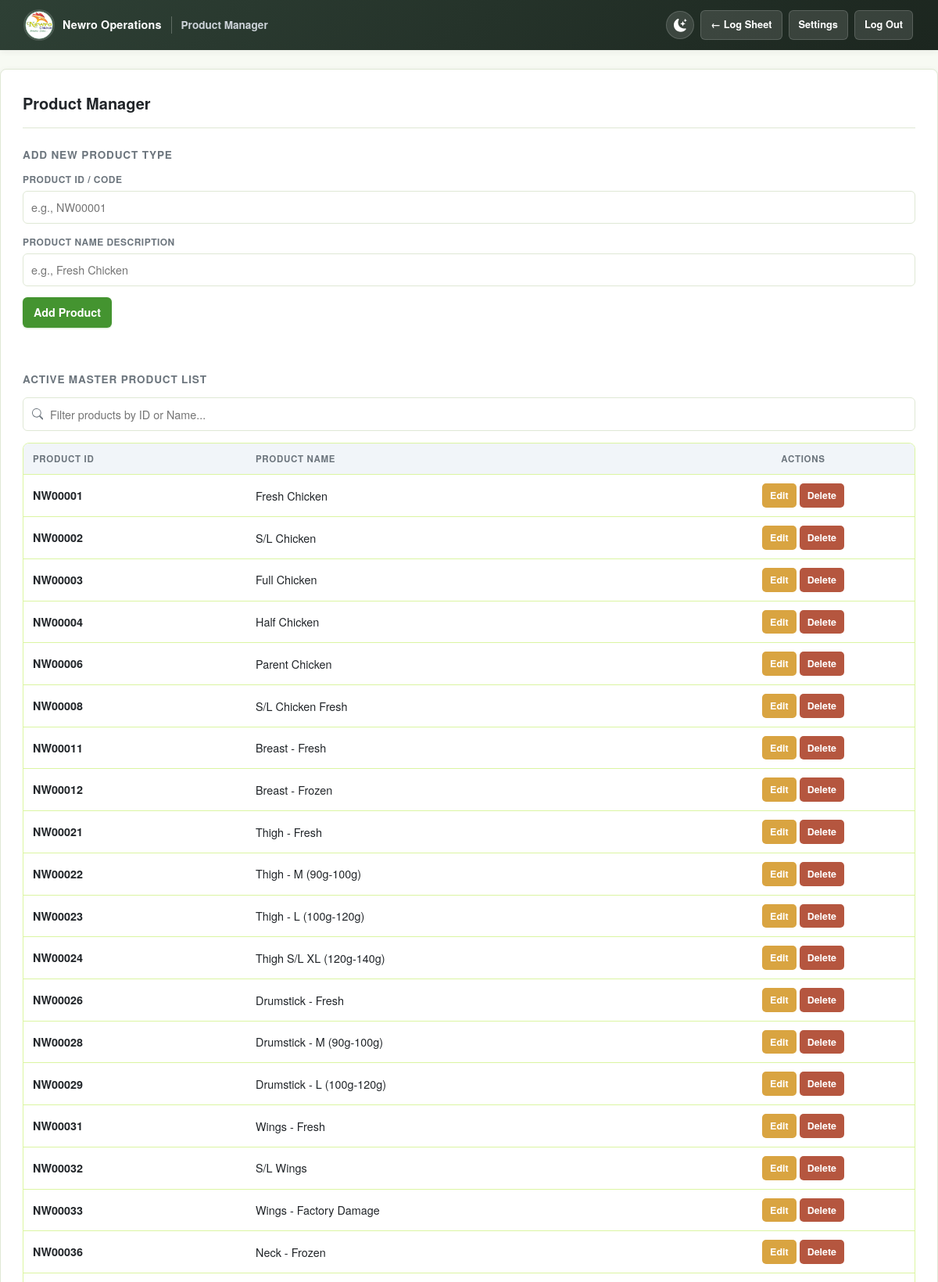
Page /products (signed in, upper part) on the committed database.
### app.py (models this page shows)
class Product(db.Model):
    id = db.Column(db.Integer, primary_key=True)
    code = db.Column(db.String(20), unique=True, nullable=False)
    name = db.Column(db.String(100), nullable=False)

### app.py (the view, shortened to what this page needs)
@app.route('/products', methods=['GET', 'POST'])
def products_manager():
    selected_date_str = request.args.get('date') or datetime.now(timezone.utc).strftime('%Y-%m-%d')
    all_products = Product.query.order_by(Product.code).all()
    return render_template('products.html', products=all_products, current_date=selected_date_str)

### app.py (called while the page is built)
@app.before_request
def require_login():
    if request.endpoint in PUBLIC_ENDPOINTS or request.endpoint is None:
        return
    if not session.get('authenticated'):
        if request.path.startswith('/api/'):
            return jsonify({'status': 'error', 'message': 'Session expired. Please log in again.'}), 401
        next_target = request.full_path if request.query_string else request.path
        return redirect(url_for('login', next=next_target))

### templates/products.html (shortened to what this page needs)
<!DOCTYPE html>
<html lang="en">
<head>
    <link rel="stylesheet" href="{{ url_for('static', filename='css/products.css') }}">
</head>
<body>
{% from 'icons.html' import icon %}
{% set active_page = 'products' %}
{% set navbar_title = 'Product Manager' %}
{% include 'navbar.html' %}
<main class="container">
    <h2>Product Manager</h2>
    <hr>
    <h3>Add New Product Type</h3>
    <form method="POST" action="/products">
        <div class="form-group">
            <label for="code">Product ID / Code </label>
            <input type="text" id="code" name="code" placeholder="e.g., NW00001" required>
        </div>
        <div class="form-group">
            <label for="name">Product Name Description </label>
            <input type="text" id="name" name="name" placeholder="e.g., Fresh Chicken" required>
        </div>
        <button type="submit" class="btn-add">Add Product</button>
    </form>
    <div class="search-section">
        <h3>Active Master Product List</h3>
        <div class="app-search">
            <input type="text" id="search-box" class="search-input" placeholder="Filter products by ID or Name...">
        </div>
    </div>
    <table>
        <thead>
            <tr>
                <th style="width: 25%;">Product ID</th>
                <th style="width: 50%;">Product Name</th>
                <th style="width: 25%; text-align: center;">Actions</th>
            </tr>
        </thead>
        <tbody id="product-table-body">
            {% for product in products %}
            <tr class="product-row" id="row-view-{{ product.id }}">
                <td class="product-code"><strong>{{ product.code }}</strong></td>
                <td class="product-name">{{ product.name }}</td>
                <td style="text-align: center;">
                    <button class="btn-edit" onclick="toggleEdit('{{ product.id }}')">Edit</button>
                    <form action="/products/delete/{{ product.id }}" method="POST" class="action-forms" onsubmit="return SupervisorAuthorization.protectForm(this, 'Enter your supervisor PIN to delete {{ product.code }} and its history.')">
                        <button type="submit" class="btn-delete">Delete</button>
                    </form>
                </td>
            </tr>
            {% else %}
            <tr>
                <td colspan="3" style="text-align: center; color: #7f8c8d;">No products in database yet. Add your first item above!</td>
            </tr>
            {% endfor %}
        </tbody>
    </table>
</main>
{% include 'auth_pin_modal.html' %}
</body>
</html>

### templates/navbar.html (shortened to what this page needs)
{% from 'icons.html' import icon %}
{% set nav_date = current_date if current_date is defined else (selected_date if selected_date is defined else none) %}
{% set log_sheet_url = url_for('home', date=nav_date) if nav_date else url_for('home') %}
    <link rel="stylesheet" href="{{ url_for('static', filename='css/navbar.css') }}">
<nav class="app-navbar{% if navbar_compact|default(false) %} app-navbar--compact{% endif %}{% if navbar_flush|default(false) %} app-navbar--flush{% endif %}" aria-label="Primary navigation">
    <div class="app-navbar__brand">
        <span class="app-navbar__mark" aria-hidden="true"><img src="{{ url_for('static', filename='img/logo-256.png') }}" alt="" width="36" height="36"></span>
        <span class="app-navbar__system">Newro Operations</span>
        <span class="app-navbar__title">{{ navbar_title|default('Production Control') }}</span>
    </div>
    <div class="app-navbar__actions">
        <button type="button" id="themeToggleBtn" class="app-navbar__theme-toggle" aria-label="Toggle dark mode" aria-pressed="false" title="Toggle dark mode">
            <span class="app-navbar__theme-icon" aria-hidden="true">{{ icon('moon') }}</span>
        </button>
        {% if active_page == 'home' %}
            <a href="{{ url_for('products_manager', date=current_date) }}" class="app-navbar__link">Product Manager</a>
        {% elif active_page == 'entry' %}
            <a href="{{ log_sheet_url }}" class="app-navbar__link">← Log Sheet</a>
        {% elif active_page == 'summary' %}
            <a href="{{ log_sheet_url }}" class="app-navbar__link">← Log Sheet</a>
            <a href="{{ url_for('products_manager', date=current_date) }}" class="app-navbar__link">Product Manager</a>
        {% elif active_page == 'products' %}
            <a href="{{ log_sheet_url }}" class="app-navbar__link">← Log Sheet</a>
            <a href="{{ url_for('settings') }}" class="app-navbar__link">Settings</a>
        {% elif active_page == 'settings' %}
            <a href="{{ url_for('home') }}" class="app-navbar__link">← Log Sheet</a>
        {% endif %}
        <a href="{{ url_for('logout') }}" class="app-navbar__link app-navbar__link--logout">Log Out</a>
    </div>
</nav>
<link rel="stylesheet" href="{{ url_for('static', filename='vendor/flatpickr/flatpickr.min.css') }}">
    <link rel="stylesheet" href="{{ url_for('static', filename='css/flatpickr-theme.css') }}">

### templates/auth_pin_modal.html (shortened to what this page needs)
{% include 'ui_feedback.html' %}
    <link rel="stylesheet" href="{{ url_for('static', filename='css/auth_pin_modal.css') }}">

### templates/ui_feedback.html (shortened to what this page needs)
    <link rel="stylesheet" href="{{ url_for('static', filename='css/ui_feedback.css') }}">

### static/css/products.css (style rules this page uses)
body { font-family: "Helvetica Neue", Helvetica, Arial, sans-serif; margin: 0; background: var(--page-bg); color: var(--text); font-size: 0.9rem; line-height: 1.5; }
.container { max-width: 1240px; margin: 0 auto 32px; background: var(--surface); padding: 28px; border: 1px solid var(--border); border-radius: 8px; box-shadow: var(--shadow-sm); }
h2 { color: var(--text); margin: 0; font-size: 1.25rem; font-weight: 650; }
h3 { margin: 24px 0 12px; font-size: 0.85rem; font-weight: 700; text-transform: uppercase; letter-spacing: 0.06em; color: var(--muted); }
hr { margin: 16px 0 24px; border: 0; border-top: 1px solid var(--border); }
.form-group { margin-bottom: 14px; }
.form-group label { display: block; margin-bottom: 6px; color: var(--muted); font-size: 0.75rem; font-weight: 700; letter-spacing: 0.04em; text-transform: uppercase; }
.form-group input { width: 100%; padding: 9px 10px; box-sizing: border-box; border: 1px solid var(--border); border-radius: 6px; font: inherit; }
.btn-add { background: var(--primary); color: white; padding: 9px 14px; border: none; border-radius: 6px; cursor: pointer; font: inherit; font-weight: 600; transition: background 0.2s ease, transform 0.15s ease, box-shadow 0.2s ease; box-shadow: 0 1px 2px rgba(var(--primary-rgb), 0.25); }
.search-section { margin: 28px 0 15px; padding-top: 4px; }
.search-input { width: 100%; padding: 10px 12px; font: inherit; border: 1px solid var(--border); border-radius: 6px; box-sizing: border-box; }
table { width: 100%; border-collapse: separate; border-spacing: 0; margin-top: 10px; border: 1px solid var(--table-outline); border-radius: 8px; overflow: hidden; }
th, td { border-bottom: 1px solid var(--table-outline); padding: 11px 12px; text-align: left; vertical-align: middle; }
th { background: #f1f5f9; color: var(--muted); font-size: 0.72rem; font-weight: 700; letter-spacing: 0.06em; text-transform: uppercase; }
.product-row { transition: background 0.15s ease; }
.btn-edit, .btn-delete, .btn-save, .btn-cancel { color: white; border: none; padding: 6px 10px; border-radius: 5px; cursor: pointer; font: inherit; font-size: 0.78rem; font-weight: 600; transition: filter 0.2s ease, transform 0.15s ease, box-shadow 0.2s ease; }
.btn-edit { background: var(--edit); }
.btn-delete { background: var(--danger); }
.action-forms { display: inline-block; margin: 0; }

### rows in the picture
Product: code "NW00001", name "Fresh Chicken"
Product: code "NW00002", name "S/L Chicken"
Product: code "NW00003", name "Full Chicken"
Product: code "NW00004", name "Half Chicken"
Product: code "NW00006", name "Parent Chicken"
Product: code "NW00008", name "S/L Chicken Fresh"
Product: code "NW00011", name "Breast - Fresh"
Product: code "NW00012", name "Breast - Frozen"
Product: code "NW00021", name "Thigh - Fresh"
Product: code "NW00022", name "Thigh - M (90g-100g)"
Product: code "NW00023", name "Thigh - L (100g-120g)"
Product: code "NW00024", name "Thigh S/L XL (120g-140g)"
Product: code "NW00026", name "Drumstick - Fresh"
Product: code "NW00028", name "Drumstick - M (90g-100g)"
Product: code "NW00029", name "Drumstick - L (100g-120g)"
Product: code "NW00031", name "Wings - Fresh"
Product: code "NW00032", name "S/L Wings"
Product: code "NW00033", name "Wings - Factory Damage"
Product: code "NW00036", name "Neck - Frozen"

### other values in the picture
{{ navbar_title|default('Production Control') }} "Product Manager"
